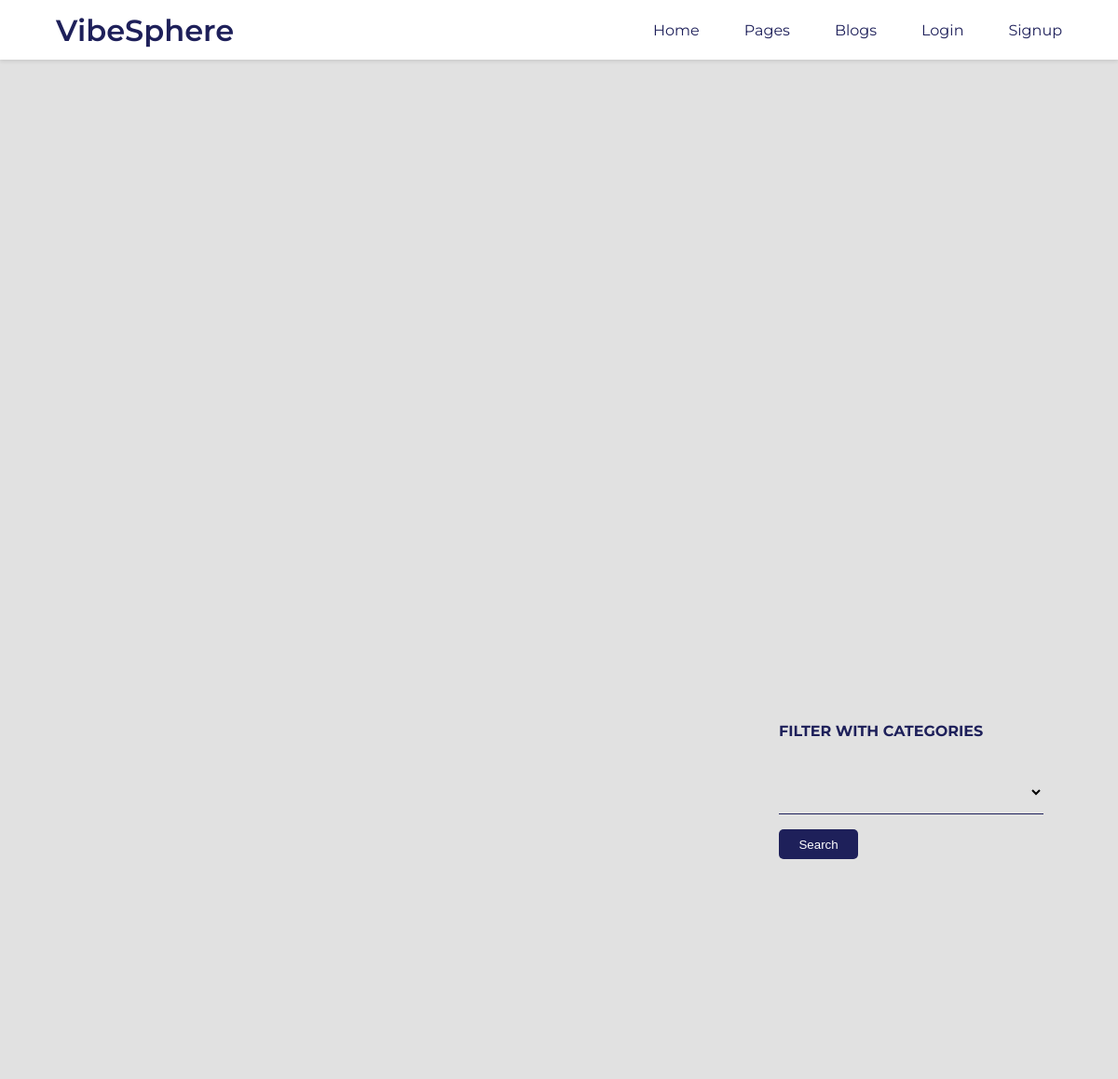
/ (upper part), run on an earlier commit of the app's database.
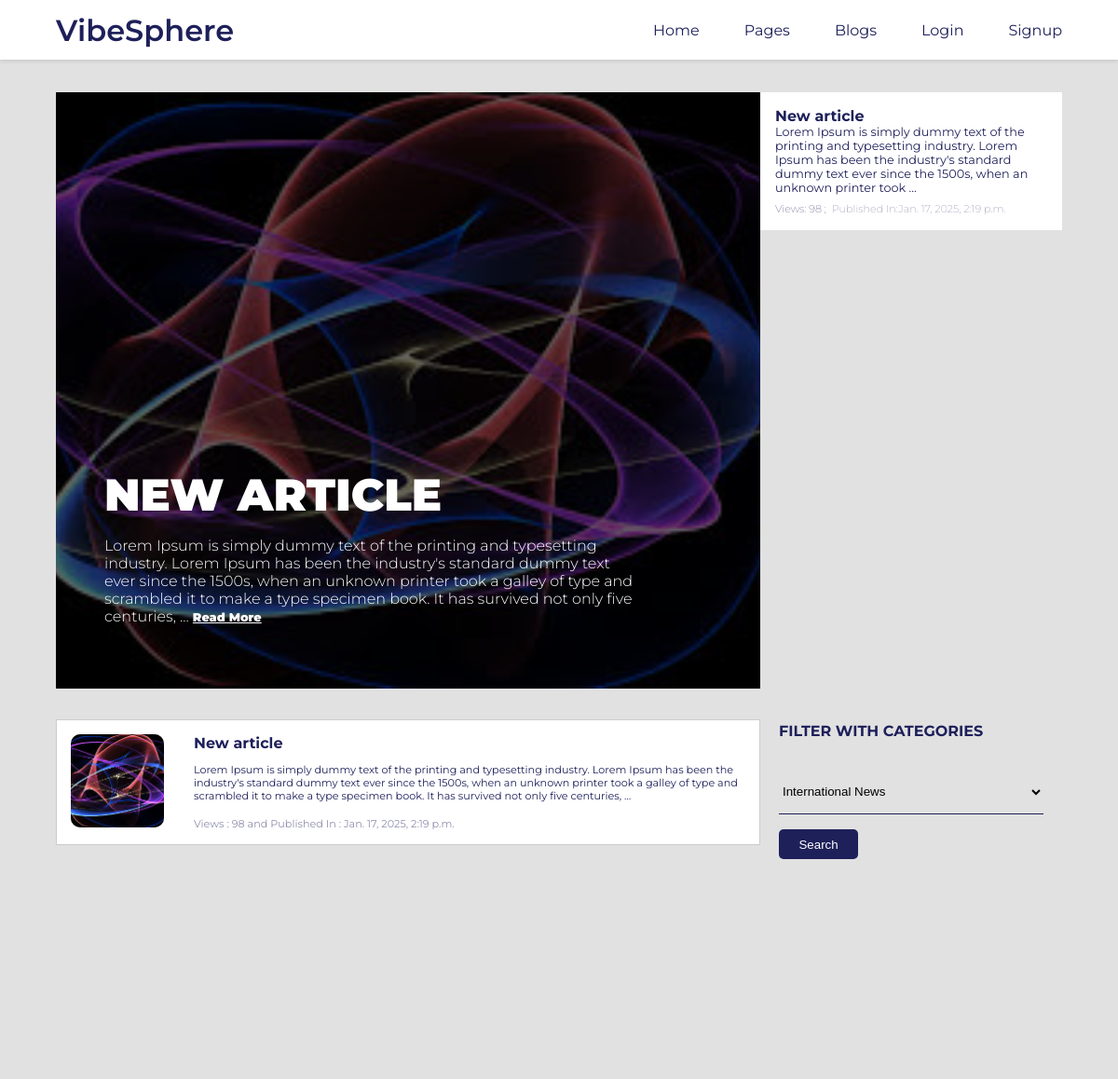
And on a later commit of the database.
### main/models.py (models this page shows, shortened)
class Article(models.Model):
    title = models.CharField(primary_key=True, unique=True, max_length=200)
    page_name = models.ForeignKey(BlogPage, on_delete=models.CASCADE, related_name='articles')
    author = models.ForeignKey(User, on_delete=models.CASCADE)
    created_date = models.DateTimeField(auto_now_add=True)
    updated_date = models.DateTimeField(auto_now=True)
    article_image = models.ImageField(upload_to='article_images/')
    content = models.TextField()
    published_date = models.DateTimeField(blank=True, null=True, auto_now_add=True)
    likes = models.ManyToManyField(User, related_name='liked_articles', blank=True)
    allow_to_comment = models.BooleanField(default=True)
    view_count = models.IntegerField(default=0)
    share_count = models.IntegerField(default=0)  # New field for share count
    category = models.CharField(max_length=50, choices=CATEGORY_CHOICES)

### main/views.py (the view)
# urls.py: path('', views.welcome_view, name='welcome'),
def welcome_view(request):
    if request.method == 'POST':
        query = request.POST.get('query')
        categories = Article.objects.values_list('category', flat=True).distinct()
        if query:
            articles = Article.objects.filter(category=query)
        else:
            articles = Article.objects.all()
        context = {
        'query':query,
        'show_navbar': True,
        'articles': articles,
        'categories': categories,
        }
        return render(request, 'articles.html', context)
    else:
        categories = Article.objects.values_list('category', flat=True).distinct()
        latest_articles = Article.objects.order_by('-view_count')[:5]
        latest_article = Article.objects.order_by('-created_date').first()
        articles = Article.objects.all()
        context = {
        'show_navbar': True,
        'latest_articles': latest_articles,
        'latest_article': latest_article,
        'articles': articles,
        'categories': categories,
        }
    return render(request, 'welcome.html', context)

### templates/welcome.html (shortened to what this page needs)
{%extends 'main.html'%}
{% load static %}
{%block extra_css %}
<link rel="stylesheet" href="{% static 'css/welcome.css' %}" />
{% endblock %}
{% block content %}
<div class="welcome__container">
  <div class="main__container">
    {% if latest_article %}
    <div class="left__container"style="background-image: url('{{ latest_article.article_image.url }}');">
      <div class="overlay">
        <div class="text-content">
          <h3 class="blog__header">{{latest_article.title|truncatewords:10 }}</h3>
          <p class="blog__preview">
            {{ latest_article.content|truncatewords:50 }}
            <a href="{% url 'read_article' latest_article.title %}" class="read__more">Read More</a>
          </p>
        </div>
      </div>
    </div>
    {% endif %}
    <div class="right__container">
      {% for article in latest_articles %}
        <a href="{% url 'read_article' article.title %}" style="text-decoration: none;">
          <div class="card__container">
            <div class="card">
              <h4 class="card__title">{{ article.title|truncatewords:5  }}</h4>
              <p class="card__text"> {{ article.content|truncatewords:30 }} </p>
              <p class="card__count">Views: {{ article.view_count }} ;&nbsp; <span class="card__published">Published In:{{ article.published_date }}</span></p>
            </div>
          </div>
        </a>
      {% endfor %}
    </div>
  </div>
  <div class="bottom__container">
    <div class="articles-container">
      {% for article in articles %}
        <a href="{% url 'read_article' article.title %}" style="text-decoration: none;">
          <div class="article-card">
            {% if article.article_image %}
              <img src="{{article.article_image.url}}" alt="{{article.title}}" class="main__article__img">
            {% else %}
              <p>No image available</p>
            {% endif %}
            <div class="article-details">
                <h3 class="article__header">{{ article.title|truncatewords:20  }}</h3>
                <p class="article__content">{{ article.content|truncatewords:50 }}</p>
                <p class="article__count">Views&nbsp;:&nbsp;{{ article.view_count }}&nbsp;and&nbsp;<span class="article__published">Published In&nbsp;:&nbsp;{{ article.published_date }}</span></p>
            </div>
          </div>
        </a>
      {% endfor %}
    </div>
    <aside class="sidebar">
      <div class="filter-category">
        <h3>FILTER WITH CATEGORIES</h3>
          <form method="POST">
              <p>
                <select name="query" id="query" class="category__list">
                  {% for category in categories %}
                    <option value="{{category}}" >{{category}}</option>
                  {% endfor %}
                </select>
            </p>
            <input type="submit" value="Search" class="category__search__btn">
          </form>
      </div>
    </aside>
  </div>
</div>
{% endblock %}

What changed in the data, as far as the page shows it:
added Article: article_image (picture), title "NEW ARTICLE", content "Lorem Ipsum is simply dummy text of the printing and typesetting industry. Lorem Ipsum has been the industry's standard dummy text ever since the 1500s, when an unknown printer took a galley of type and scrambled it to make a type specimen book. It has survived not only five centuries, …", title "New article", content "Lorem Ipsum is simply dummy text of the printing and typesetting industry. Lorem Ipsum has been the industry's standard dummy text ever since the 1500s, when an unknown printer took …", view_count "98", published_date "Jan. 17, 2025, 2:19 p.m."
Also different on the page:
form field query: (not shown) → "International News"
text now shown: "Read More"
